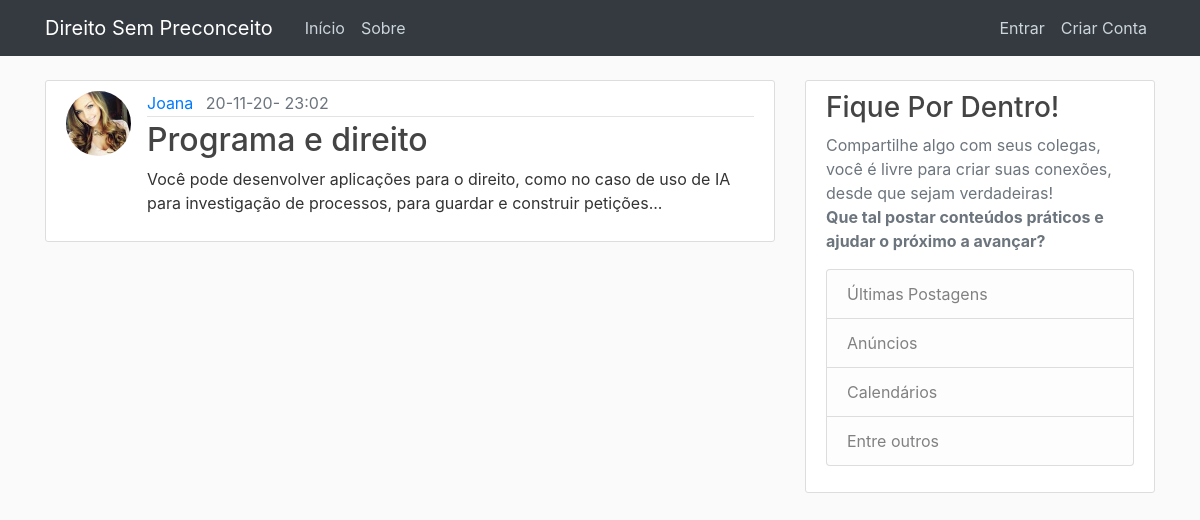
Page /post/9 on the committed database.
### application/models.py (models this page shows, shortened)
class User(db.Model, UserMixin):
    id = db.Column(db.Integer, primary_key=True)
    username = db.Column(db.String(20), unique=True, nullable=False)
    email = db.Column(db.String(120), unique=True, nullable=False)
    image_file = db.Column(db.String(20), nullable=False,
                           default='default.jpg')
    password = db.Column(db.String(60), nullable=False)
    posts = db.relationship('Post', backref='author', lazy=True)

class Post(db.Model):
    id = db.Column(db.Integer, primary_key=True)
    title = db.Column(db.String(100), nullable=False)
    date_posted = db.Column(db.DateTime, nullable=False,
                            default=datetime.now)
    content = db.Column(db.Text, nullable=False)
    user_id = db.Column(db.Integer, db.ForeignKey('user.id'), nullable=False)

### application/routes.py (the view)
@app.route("/post/<int:post_id>")
def post(post_id):
    post = Post.query.get_or_404(post_id)
    return render_template('post.html', title=post.title, post=post)

### application/templates/post.html (shortened to what this page needs)
{%extends "layout.html"%}
{%block content%}
  <article class="media content-section">
    <img class="rounded-circle article-img" src="{{ url_for('static', filename='profile_pics/' + post.author.image_file) }}">
    <div class="media-body">
      <div class="article-metadata">
        <a class="mr-2" href="{{ url_for('user_posts', username=post.author.username) }}">{{ post.author.username }}</a>
        <deletesmall class="text-muted">{{ post.date_posted.strftime('%d-%m-%y- %H:%M') }}</small>
      </div>
      <h2 class="article-title">{{ post.title }}</h2>
      <p class="article-content">{{ post.content }}</p>
    </div>
  </article>
{%endblock%}

### application/static/main.css (style rules this page uses)
body { background: #fafafa; color: #333333; margin-top: 5rem; }
h1, h2, h3, h4, h5, h6 { color: #444444; }
.content-section { background: #ffffff; padding: 10px 20px; border: 1px solid #dddddd; border-radius: 3px; margin-bottom: 20px; }
.article-title { color: #444444; }
.article-content { white-space: pre-line; }
.article-img { height: 65px; width: 65px; margin-right: 16px; }
.article-metadata { padding-bottom: 1px; margin-bottom: 4px; border-bottom: 1px solid #e3e3e3 }

### rows in the picture
User: image_file (picture), author.username "Joana"
Post: date_posted "20-11-20- 23:02", title "Programa e direito", content "Você pode desenvolver aplicações para o direito, como no caso de uso de IA para investigação de processos, para guardar e construir petições..."
